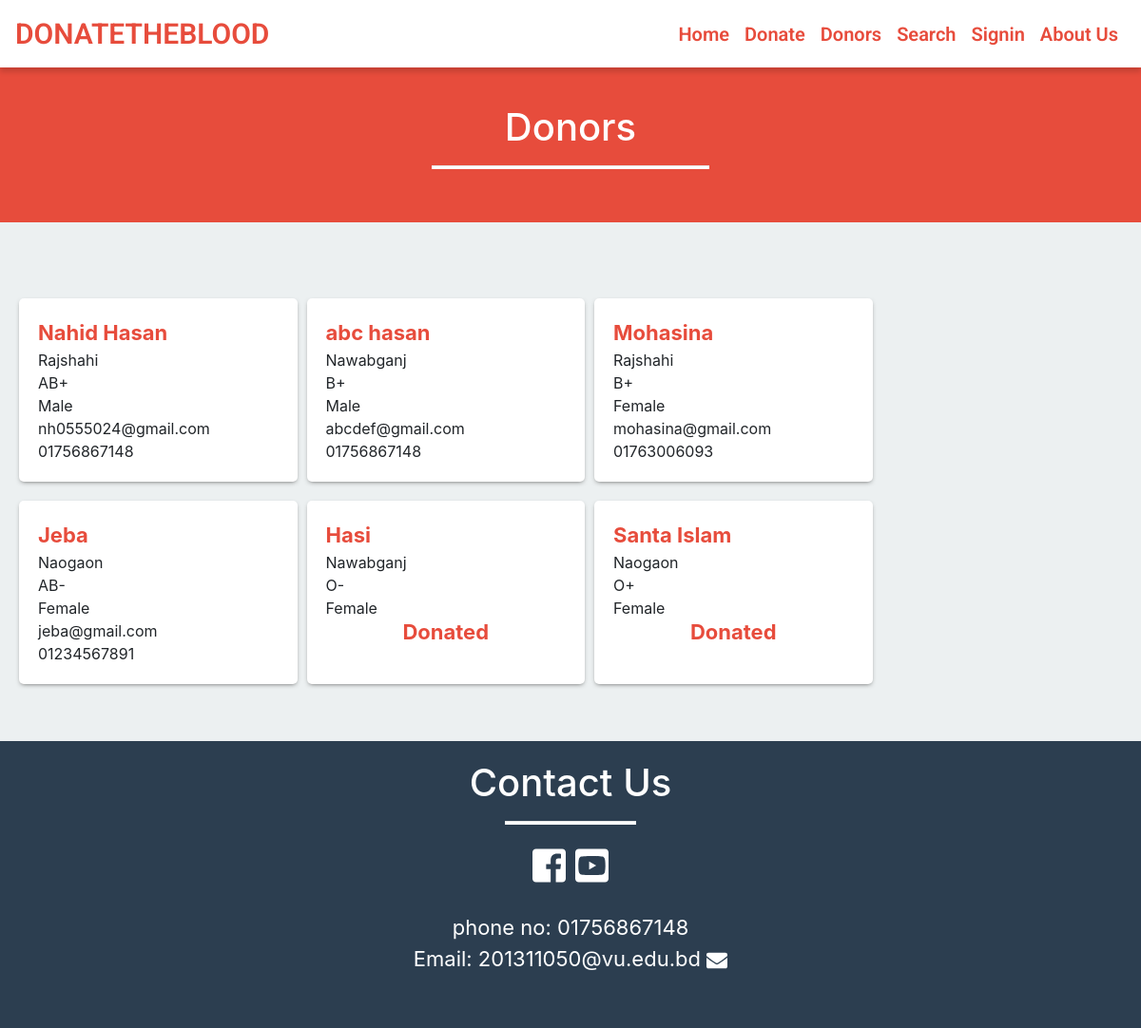
The page /donor.php on the database its author committed.
### tables this page shows
CREATE TABLE `donor` (
  `id` int(15) NOT NULL,
  `name` varchar(20) NOT NULL,
  `gender` varchar(20) NOT NULL,
  `email` varchar(40) NOT NULL,
  `city` varchar(20) NOT NULL,
  `dob` varchar(20) NOT NULL,
  `contact_no` varchar(20) NOT NULL,
  `save_life_date` varchar(20) NOT NULL,
  `password` varchar(40) NOT NULL,
  `blood_group` varchar(10) NOT NULL
);

### donor.php (the view, shortened to what this page needs)
<?php
	include ('include/header.php');
?>
<div class="container-fluid red-background size">
	<div class="row">
		<div class="col-md-6 offset-md-3">
			<h1 class="text-center">Donors</h1>
			<hr class="white-bar">
		</div>
	</div>
</div>
<div class="container" style="padding: 60px 0;">
	<div class="row data">
		<?php
		    $sql = "SELECT * FROM donor";
		    $result = mysqli_query($connection,$sql);
		    if(mysqli_num_rows($result)>0){
		    	while ($row = mysqli_fetch_assoc($result)){
		    		if($row['save_life_date']=='0'){
		    			echo '
		    			<div class="col-md-3 col-sm-12 col-lg-3 donors_data">
		    			  <span class="name">'.$row['name'].'</span>
		    			  <span>'.$row['city'].'</span>
		    			  <span>'.$row['blood_group'].'</span>
		    			  <span>'.$row['gender'].'</span>
		    			  <span>'.$row['email'].'</span>
		    			  <span>'.$row['contact_no'].'</span>
		    			  </div>
		    			';
             }else{
             	$date = $row['save_life_date'];
             	$start = date_create("$date");
								$end = date_create();
								$diff = date_diff( $start, $end );
								$diffMonth = $diff->m;
								if($diffMonth >=3)
								{
									echo '
										<div class="col-md-3 col-sm-12 col-lg-3 donors_data">
										<span class="name">'.$row['name'].'</span>
										<span>'.$row['city'].'</span>
										<span>'.$row['blood_group'].'</span>
										<span>'.$row['gender'].'</span>
										<span>'.$row['email'].'</span>
										<span>'.$row['contact_no'].'</span>
										</div>';
								}
								else
								{
									echo '
										<div class="col-md-3 col-sm-12 col-lg-3 donors_data">
										<span class="name">'.$row['name'].'</span>
										<span>'.$row['city'].'</span>
										<span>'.$row['blood_group'].'</span>
										<span>'.$row['gender'].'</span>
										<h4 class="name text-center">Donated</h4>
										</div>';
								}
		    		}
		    	}
		    }
		?>
	</div>
</div>
<?php
	include ('include/footer.php');
?>

### include/header.php (shortened to what this page needs)
<!DOCTYPE html>
	<head>
        <link rel="stylesheet" href="css/styles.css">
        <link rel="stylesheet" type="text/css" href="bootstrap/css/bootstrap.min.css">
		<link rel="stylesheet" href="css/custom.css">
	</head>
<?php
            if(isset($_SESSION['user_id']) && !empty($_SESSION['user_id']))
            {
                include 'usernav.php';
            }
            else
            {
            	include 'navigation.php';
            }
?>

### include/navigation.php (shortened to what this page needs)
<body>
<nav id="mainNav" class="navbar fixed-top navbar-default navbar-expand-lg navbar-light bg-light">
  <a class="navbar-brand nav-title" href="./index.php">DONATETHEBLOOD</a>
  <div class="collapse navbar-collapse" id="navbarTogglerDemo02">
    <ul class="navbar-nav form-inline my-2 my-lg-0">
      <li class="nav-item">
        <a class="nav-link" href="index.php">Home</a>
      </li>
      <li class="nav-item">
        <a class="nav-link" href="donate.php">Donate</a>
      </li>
      <li class="nav-item">
        <a class="nav-link" href="donor.php">Donors</a>
      </li>
      <li class="nav-item">
        <a class="nav-link" href="search.php">Search</a>
      </li>
      <li class="nav-item">
        <a class="nav-link" href="signin.php">Signin</a>
      </li>
      <li class="nav-item">
        <a class="nav-link" href="about.php">About Us</a>
      </li>
    </ul>
  </div>
</nav>

### include/footer.php (shortened to what this page needs)
			<div class="container-fluid">
				<div class="row contactus">
					<div class="col-md-6 offset-md-3">
						<h1 class="text-center">Contact Us</h1>
						<hr class="white-bar">
							<h1 class="text-center">
								<a  target="_blank" href="https://www.facebook.com"><i style="color: #fff;" class="fab fa-facebook-square"></i></a>
								<a target="_blank" href="https://www.youtube.com"><i style="color: #fff;" class="fab fa-youtube-square"></i></a>
							</h1>
							<div class="details">
								 <p class="text-center">
									phone no: 01756867148 <br>
									Email: 201311050@vu.edu.bd <i class="fa fa-envelope"></i>
								</p>
							</div>
					</div>
				</div>
			</div>
	</body>
</html>

### css/styles.css (style rules this page uses)
body { background: #f1f4f7; padding-top: 50px; color: #5f6468; font-family: "Roboto", sans-serif; }
p { color: #777; }
a, a:hover, a:focus { color: #e74c3c; }
h1, h2, h3, h4, h5, h6 { color: #5f6468; }
h1 { font-weight: 300; font-size: 40px; }
h3, h4 { font-weight: 300; }
.navbar-nav li a { color: #e74c3c !important; }

### css/custom.css (style rules this page uses)
.navbar-brand, .nav-link { color: #e74c3c !important; font-size: 20px; }
.nav-title { font-size: 30px; }
.navbar-default { background-color: white !important; border-color: rgba(34, 34, 34, 0.05); font-family: 'Roboto', 'Helvetica Neue', Arial, sans-serif; -webkit-transition: all 0.35s; -moz-transition: all 0.35s; transition: all 0.35s; }
@media (min-width: 768px) { .navbar-default { background-color: white !important; border-color: rgba(255, 255, 255, 0.3); } }
nav { -webkit-box-shadow: 0px 5px 5px 0px rgba(0,0,0,0.14); -moz-box-shadow: 0px 5px 5px 0px rgba(0,0,0,0.14); box-shadow: 0px 5px 5px 0px rgba(0,0,0,0.14); font-family: 'Roboto', sans-serif; font-weight: 600; }
body { background-color: #ecf0f1; width: 100%; overflow-x: hidden; }
.white-bar { height: 3px; width: 50%; color: white; background-color: white; }
.red-background { background-color: #e74c3c; min-height: 460px; height: auto; padding: 10px }
.contactus { padding: 20px; background-color: #2c3e50; }
.contactus h1 { color: white; }
.contactus hr { width: 25% !important; }
.contactus p { color: white; }
.details { font-size: 22px; padding: 20px; font-weight: 400px; }

### donor.php (style rules this page uses)
.size { min-height: 0px; padding: 60px 0 40px 0; }
h1 { color: white; }
span { display: block; }
.name { color: #e74c3c; font-size: 22px; font-weight: 700; }
.donors_data { background-color: white; border-radius: 5px; margin:20px 5px 0px 5px; -webkit-box-shadow: 0px 2px 5px -2px rgba(89,89,89,0.95); -moz-box-shadow: 0px 2px 5px -2px rgba(89,89,89,0.95); box-shadow: 0px 2px 5px -2px rgba(89,89,89,0.95); padding: 20px; }

### rows shown on the page
donor: name "Nahid Hasan", city "Rajshahi", blood_group "AB+", gender "Male", email "nh0555024@gmail.com", contact_no "01756867148"
donor: name "abc hasan", city "Nawabganj", blood_group "B+", gender "Male", email "abcdef@gmail.com", contact_no "01756867148"
donor: name "Mohasina", city "Rajshahi", blood_group "B+", gender "Female", email "mohasina@gmail.com", contact_no "01763006093"
donor: name "Jeba", city "Naogaon", blood_group "AB-", gender "Female", email "jeba@gmail.com", contact_no "01234567891"
donor: name "Hasi", city "Nawabganj", blood_group "O-", gender "Female"
donor: name "Santa Islam", city "Naogaon", blood_group "O+", gender "Female"
